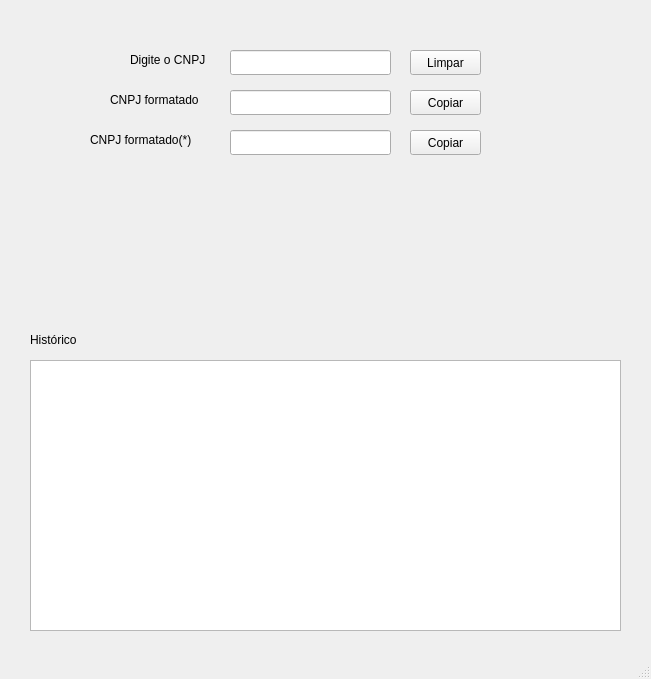
<?xml version="1.0" encoding="UTF-8"?>
<ui version="4.0">
 <class>MainWindow</class>
 <widget class="QMainWindow" name="MainWindow">
  <property name="geometry">
   <rect>
    <x>0</x>
    <y>0</y>
    <width>651</width>
    <height>679</height>
   </rect>
  </property>
  <property name="windowTitle">
   <string>CNPJ Formatter</string>
  </property>
  <property name="tabShape">
   <enum>QTabWidget::Rounded</enum>
  </property>
  <widget class="QWidget" name="centralwidget">
   <widget class="QPushButton" name="pushButton_cp_dots">
    <property name="geometry">
     <rect>
      <x>410</x>
      <y>90</y>
      <width>71</width>
      <height>25</height>
     </rect>
    </property>
    <property name="text">
     <string>Copiar</string>
    </property>
   </widget>
   <widget class="QLabel" name="label_type_cnpj">
    <property name="geometry">
     <rect>
      <x>130</x>
      <y>50</y>
      <width>91</width>
      <height>20</height>
     </rect>
    </property>
    <property name="text">
     <string>Digite o CNPJ</string>
    </property>
   </widget>
   <widget class="QLineEdit" name="lineEdit_input">
    <property name="geometry">
     <rect>
      <x>230</x>
      <y>50</y>
      <width>161</width>
      <height>25</height>
     </rect>
    </property>
    <property name="inputMethodHints">
     <set>Qt::ImhPreferNumbers</set>
    </property>
   </widget>
   <widget class="QLineEdit" name="lineEdit_output_dots">
    <property name="geometry">
     <rect>
      <x>230</x>
      <y>90</y>
      <width>161</width>
      <height>25</height>
     </rect>
    </property>
   </widget>
   <widget class="QLabel" name="label_cnpj_formated">
    <property name="geometry">
     <rect>
      <x>110</x>
      <y>90</y>
      <width>111</width>
      <height>20</height>
     </rect>
    </property>
    <property name="text">
     <string>CNPJ formatado</string>
    </property>
   </widget>
   <widget class="QLineEdit" name="lineEdit_output_astrk">
    <property name="geometry">
     <rect>
      <x>230</x>
      <y>130</y>
      <width>161</width>
      <height>25</height>
     </rect>
    </property>
   </widget>
   <widget class="QLabel" name="label_cnpj_formated_2">
    <property name="geometry">
     <rect>
      <x>90</x>
      <y>130</y>
      <width>131</width>
      <height>20</height>
     </rect>
    </property>
    <property name="text">
     <string>CNPJ formatado(*)</string>
    </property>
   </widget>
   <widget class="QPushButton" name="pushButton_cp_astrk">
    <property name="geometry">
     <rect>
      <x>410</x>
      <y>130</y>
      <width>71</width>
      <height>25</height>
     </rect>
    </property>
    <property name="text">
     <string>Copiar</string>
    </property>
   </widget>
   <widget class="QPushButton" name="pushButton_cls_input">
    <property name="geometry">
     <rect>
      <x>410</x>
      <y>50</y>
      <width>71</width>
      <height>25</height>
     </rect>
    </property>
    <property name="text">
     <string>Limpar</string>
    </property>
   </widget>
   <widget class="QPlainTextEdit" name="plainTextEdit_history">
    <property name="geometry">
     <rect>
      <x>30</x>
      <y>360</y>
      <width>591</width>
      <height>271</height>
     </rect>
    </property>
    <property name="documentTitle">
     <string>History</string>
    </property>
   </widget>
   <widget class="QLabel" name="label_history">
    <property name="geometry">
     <rect>
      <x>30</x>
      <y>330</y>
      <width>61</width>
      <height>20</height>
     </rect>
    </property>
    <property name="text">
     <string>Histórico</string>
    </property>
   </widget>
  </widget>
  <widget class="QMenuBar" name="menubar">
   <property name="geometry">
    <rect>
     <x>0</x>
     <y>0</y>
     <width>651</width>
     <height>22</height>
    </rect>
   </property>
  </widget>
  <widget class="QStatusBar" name="statusbar">
   <property name="enabled">
    <bool>true</bool>
   </property>
   <property name="accessibleName">
    <string/>
   </property>
  </widget>
 </widget>
 <resources/>
 <connections/>
</ui>
